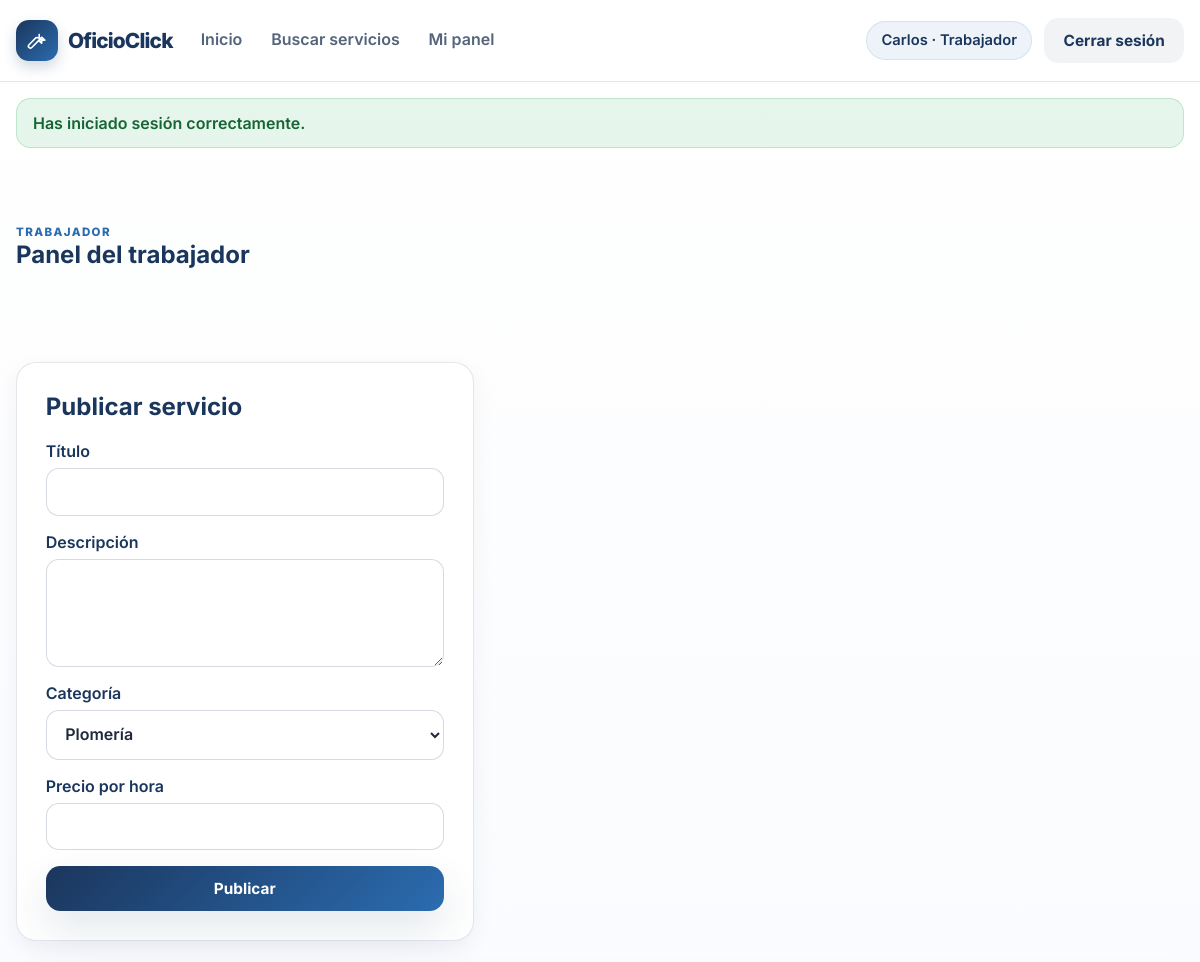
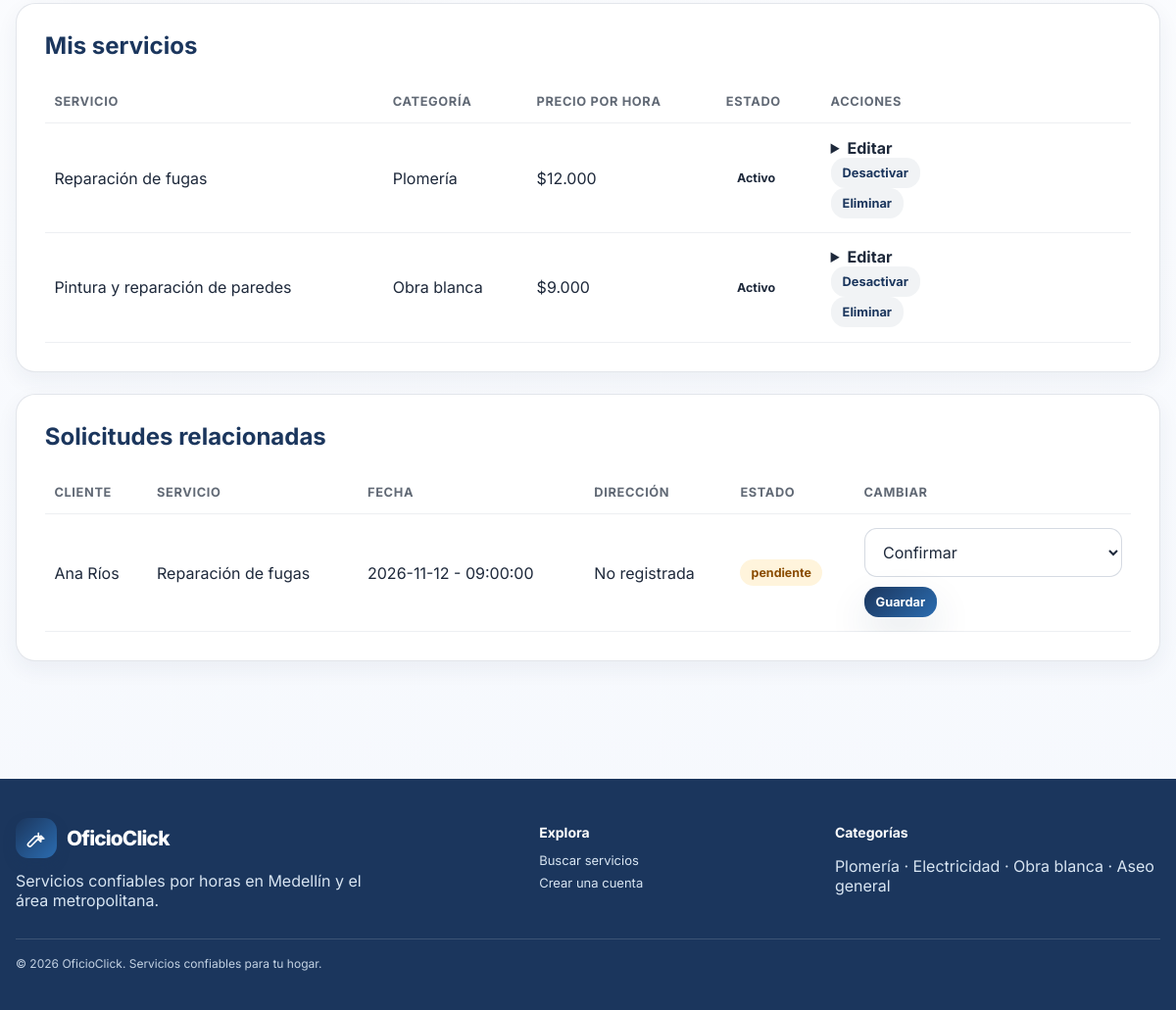
Page /index.php?page=worker-dashboard (signed in) on the committed database (2 pictures, top to bottom).
### tables this page shows
CREATE TABLE IF NOT EXISTS `servicio` (
  `id` INT UNSIGNED NOT NULL AUTO_INCREMENT,
  `trabajador_id` INT UNSIGNED NOT NULL,
  `categoria_id` INT UNSIGNED NOT NULL,
  `titulo` VARCHAR(150) NOT NULL,
  `descripcion` TEXT NOT NULL,
  `precio` DECIMAL(10,2) NOT NULL,
  `estado` ENUM('activo','inactivo') NOT NULL DEFAULT 'activo',
  `disponible` TINYINT(1) NOT NULL DEFAULT 1,
  `created_at` TIMESTAMP NOT NULL DEFAULT CURRENT_TIMESTAMP,
  `updated_at` TIMESTAMP NOT NULL DEFAULT CURRENT_TIMESTAMP ON UPDATE CURRENT_TIMESTAMP,
  PRIMARY KEY (`id`),
  KEY `idx_servicio_trabajador` (`trabajador_id`),
  KEY `idx_servicio_categoria` (`categoria_id`),
  CONSTRAINT `chk_servicio_precio` CHECK (`precio` > 0),
  CONSTRAINT `fk_servicio_trabajador` FOREIGN KEY (`trabajador_id`) REFERENCES `usuario` (`id`),
  CONSTRAINT `fk_servicio_categoria` FOREIGN KEY (`categoria_id`) REFERENCES `categoria` (`id`)
);

CREATE TABLE IF NOT EXISTS `categoria` (
  `id` INT UNSIGNED NOT NULL AUTO_INCREMENT,
  `nombre` VARCHAR(80) NOT NULL,
  PRIMARY KEY (`id`),
  UNIQUE KEY `uq_categoria_nombre` (`nombre`)
);

CREATE TABLE IF NOT EXISTS `reserva` (
  `id` INT UNSIGNED NOT NULL AUTO_INCREMENT,
  `cliente_id` INT UNSIGNED NOT NULL,
  `servicio_id` INT UNSIGNED NOT NULL,
  `fecha` DATE NOT NULL,
  `hora` TIME NOT NULL,
  `direccion_atencion` VARCHAR(255) DEFAULT NULL,
  `estado` ENUM('pendiente','confirmada','finalizada','cancelada') NOT NULL DEFAULT 'pendiente',
  `created_at` TIMESTAMP NOT NULL DEFAULT CURRENT_TIMESTAMP,
  PRIMARY KEY (`id`),
  KEY `idx_reserva_cliente` (`cliente_id`),
  KEY `idx_reserva_servicio` (`servicio_id`),
  CONSTRAINT `fk_reserva_cliente` FOREIGN KEY (`cliente_id`) REFERENCES `usuario` (`id`),
  CONSTRAINT `fk_reserva_servicio` FOREIGN KEY (`servicio_id`) REFERENCES `servicio` (`id`)
);

CREATE TABLE IF NOT EXISTS `usuario` (
  `id` INT UNSIGNED NOT NULL AUTO_INCREMENT,
  `rol_id` INT UNSIGNED NOT NULL,
  `ciudad_id` INT UNSIGNED DEFAULT NULL,
  `nombre` VARCHAR(100) NOT NULL,
  `apellido` VARCHAR(100) NOT NULL,
  `email` VARCHAR(150) NOT NULL,
  `telefono` VARCHAR(40) DEFAULT NULL,
  `documento_identidad` VARCHAR(30) DEFAULT NULL,
  `direccion` VARCHAR(255) DEFAULT NULL,
  `password_hash` VARCHAR(255) NOT NULL,
  `estado` ENUM('activo','inactivo','pendiente') NOT NULL DEFAULT 'activo',
  `created_at` TIMESTAMP NOT NULL DEFAULT CURRENT_TIMESTAMP,
  `updated_at` TIMESTAMP NOT NULL DEFAULT CURRENT_TIMESTAMP ON UPDATE CURRENT_TIMESTAMP,
  PRIMARY KEY (`id`),
  UNIQUE KEY `uq_usuario_email` (`email`),
  UNIQUE KEY `uq_usuario_documento` (`documento_identidad`),
  KEY `idx_usuario_rol` (`rol_id`),
  KEY `idx_usuario_ciudad` (`ciudad_id`),
  CONSTRAINT `fk_usuario_rol` FOREIGN KEY (`rol_id`) REFERENCES `rol` (`id`),
  CONSTRAINT `fk_usuario_ciudad` FOREIGN KEY (`ciudad_id`) REFERENCES `ciudad` (`id`)
);

### public/index.php (called while the page is built, shortened)
<?php
$page = $_GET['page'] ?? 'home';
$viewData = [];
switch ($page) {
    case 'worker-dashboard':
        $viewData['services'] = fetchUserServices((int) $_SESSION['user']['id']);
        $viewData['reservations'] = fetchReservationsForUser((int) $_SESSION['user']['id'], 'Trabajador');
        $viewData['categories'] = categoryOptions();
        break;
}
include __DIR__ . '/../views/layouts/base.php';

### app/helpers.php (called while the page is built, shortened)
<?php
function dbConnection(): ?mysqli
{
    static $connection = null;
    if (is_object($connection) && $connection instanceof mysqli) {
        return $connection;
    }
    try {
        $connection = @mysqli_connect(DB_HOST, DB_USER, DB_PASS, DB_NAME, DB_PORT);
    } catch (Throwable $e) {
        $connection = null;
        return null;
    }
    mysqli_set_charset($connection, 'utf8mb4');
    return $connection;
}
function e(string $value): string
{
    return htmlspecialchars($value ?? '', ENT_QUOTES, 'UTF-8');
}
function categoryOptions(): array
{
    $db = dbConnection();
    $result = mysqli_query(
        $db,
        "SELECT id, nombre FROM categoria
         WHERE nombre IN ('Plomería', 'Electricidad', 'Obra blanca', 'Aseo general')
         ORDER BY FIELD(nombre, 'Plomería', 'Electricidad', 'Obra blanca', 'Aseo general')"
    );
    $categories = [];
    while ($row = mysqli_fetch_assoc($result)) {
        $categories[] = $row;
    }
    return $categories;
}
function fetchReservationsForUser(int $userId, string $role, array $filters = []): array
{
    $db = dbConnection();
    if ($role === 'Cliente') {
        $sql = 'SELECT r.*, cal.id AS calificacion_id, s.titulo, s.precio, c.nombre AS category_name, u.nombre AS worker_name, u.apellido AS worker_lastname
                FROM reserva r
                INNER JOIN servicio s ON s.id = r.servicio_id
                INNER JOIN categoria c ON c.id = s.categoria_id
                INNER JOIN usuario u ON u.id = s.trabajador_id
                LEFT JOIN calificacion cal ON cal.reserva_id = r.id
                WHERE r.cliente_id = ? ORDER BY r.fecha DESC, r.hora DESC';
        $stmt = mysqli_prepare($db, $sql);
        mysqli_stmt_bind_param($stmt, 'i', $userId);
        mysqli_stmt_execute($stmt);
    } elseif ($role === 'Trabajador') {
        $sql = 'SELECT r.*, s.titulo, s.precio, c.nombre AS category_name, u.nombre AS client_name, u.apellido AS client_lastname
                FROM reserva r
                INNER JOIN servicio s ON s.id = r.servicio_id
                INNER JOIN categoria c ON c.id = s.categoria_id
                INNER JOIN usuario u ON u.id = r.cliente_id
                WHERE s.trabajador_id = ? ORDER BY r.fecha DESC, r.hora DESC';
        $stmt = mysqli_prepare($db, $sql);
        mysqli_stmt_bind_param($stmt, 'i', $userId);
        mysqli_stmt_execute($stmt);
    }
    $result = mysqli_stmt_get_result($stmt);
    $rows = [];
    while ($row = mysqli_fetch_assoc($result)) {
        $rows[] = $row;
    }
    return $rows;
}
function fetchUserServices(int $userId): array
{
    $db = dbConnection();
    $stmt = mysqli_prepare($db, 'SELECT s.*, c.nombre AS category_name FROM servicio s INNER JOIN categoria c ON c.id = s.categoria_id WHERE s.trabajador_id = ? ORDER BY s.created_at DESC');
    mysqli_stmt_bind_param($stmt, 'i', $userId);
    mysqli_stmt_execute($stmt);
    $result = mysqli_stmt_get_result($stmt);
    $rows = [];
    while ($row = mysqli_fetch_assoc($result)) {
        $rows[] = $row;
    }
    return $rows;
}
function formatMoney(float $amount): string
{
    return '$' . number_format($amount, 0, ',', '.');
}

### views/worker-dashboard.php (the view, shortened to what this page needs)
<section class="section">
    <div class="container dashboard-shell">
        <div class="section-header">
            <div>
                <span class="eyebrow">Trabajador</span>
                <h1>Panel del trabajador</h1>
            </div>
        </div>
        <div class="dashboard-grid">
            <div class="panel-card">
                <h2>Publicar servicio</h2>
                <form method="post" action="index.php" class="stacked-form">
                    <label>
                        Título
                        <input type="text" name="titulo" required>
                    </label>
                    <label>
                        Descripción
                        <textarea name="descripcion" rows="4" required></textarea>
                    </label>
                    <label>
                        Categoría
                        <select name="categoria" required>
                            <?php foreach ($categories as $category): ?>
                                <option value="<?php echo e($category['nombre']); ?>"><?php echo e($category['nombre']); ?></option>
                            <?php endforeach; ?>
                        </select>
                    </label>
                    <label>
                        Precio por hora
                        <input type="number" min="1" step="1000" name="precio" required>
                    </label>
                    <button class="btn btn-primary btn-block" type="submit">Publicar</button>
                </form>
            </div>
            <div class="panel-card wide-panel">
                <h2>Mis servicios</h2>
                <?php if (empty($services)): ?>
                    <div class="empty-state"><p>Aún no tienes servicios publicados.</p></div>
                <?php else: ?>
                    <div class="table-wrap">
                        <table>
                            <thead>
                                <tr>
                                    <th>Servicio</th>
                                    <th>Categoría</th>
                                    <th>Precio por hora</th>
                                    <th>Estado</th>
                                    <th>Acciones</th>
                                </tr>
                            </thead>
                            <tbody>
                                <?php foreach ($services as $service): ?>
                                    <tr>
                                        <td><?php echo e($service['titulo']); ?></td>
                                        <td><?php echo e($service['category_name']); ?></td>
                                        <td><?php echo formatMoney((float) $service['precio']); ?></td>
                                        <td><span class="status-badge status-<?php echo e(strtolower($service['estado'])); ?>"><?php echo e(ucfirst($service['estado'])); ?></span></td>
                                        <td>
                                            <details class="service-edit">
                                                <summary class="text-link">Editar</summary>
                                            </details>
                                            <form method="post" action="index.php" class="inline-form compact-inline">
                                                <button class="btn btn-secondary btn-small" type="submit"><?php echo $service['estado'] === 'activo' ? 'Desactivar' : 'Activar'; ?></button>
                                            </form>
                                            <form method="post" action="index.php" class="inline-form compact-inline" data-confirm="¿Eliminar este servicio? Si tiene reservas asociadas no se podrá borrar.">
                                                <button class="btn btn-secondary btn-small" type="submit">Eliminar</button>
                                            </form>
                                        </td>
                                    </tr>
                                <?php endforeach; ?>
                            </tbody>
                        </table>
                    </div>
                <?php endif; ?>
            </div>
        </div>
        <div class="panel-card full-width-panel">
            <h2>Solicitudes relacionadas</h2>
            <?php if (empty($reservations)): ?>
                <div class="empty-state"><p>No hay solicitudes asociadas a tus servicios.</p></div>
            <?php else: ?>
                <div class="table-wrap">
                    <table>
                        <thead>
                            <tr>
                                <th>Cliente</th>
                                <th>Servicio</th>
                                <th>Fecha</th>
                                <th>Dirección</th>
                                <th>Estado</th>
                                <th>Cambiar</th>
                            </tr>
                        </thead>
                        <tbody>
                            <?php foreach ($reservations as $reservation): ?>
                                <tr>
                                    <td><?php echo e($reservation['client_name'] . ' ' . $reservation['client_lastname']); ?></td>
                                    <td><?php echo e($reservation['titulo']); ?></td>
                                    <td><?php echo e($reservation['fecha']); ?> - <?php echo e($reservation['hora']); ?></td>
                                    <td><?php echo e($reservation['direccion_atencion'] ?? 'No registrada'); ?></td>
                                    <td><span class="status-badge status-<?php echo e(strtolower($reservation['estado'])); ?>"><?php echo e($reservation['estado']); ?></span></td>
                                    <td>
                                        <?php if (in_array($reservation['estado'], ['pendiente', 'confirmada'], true)): ?>
                                        <form method="post" action="index.php" class="inline-form compact-inline">
                                            <select name="status" class="compact-select">
                                                <?php if ($reservation['estado'] === 'pendiente'): ?>
                                                    <option value="confirmada">Confirmar</option>
                                                <?php elseif ($reservation['estado'] === 'confirmada'): ?>
                                                    <option value="finalizada">Finalizar</option>
                                                <?php endif; ?>
                                            </select>
                                            <button class="btn btn-small btn-primary" type="submit">Guardar</button>
                                        </form>
                                        <?php else: ?>
                                            <span class="muted-text">Sin acciones disponibles</span>
                                        <?php endif; ?>
                                    </td>
                                </tr>
                            <?php endforeach; ?>
                        </tbody>
                    </table>
                </div>
            <?php endif; ?>
        </div>
    </div>
</section>

### rows in the picture
servicio: titulo "Reparación de fugas", categoria.nombre "Plomería", precio "$12.000", estado "Activo", shows "Desactivar"
servicio: titulo "Pintura y reparación de paredes", categoria.nombre "Obra blanca", precio "$9.000", estado "Activo", shows "Desactivar"
reserva: cliente.apellido "Ana Ríos", servicio.titulo "Reparación de fugas", fecha "2026-11-12", hora "09:00:00", direccion_atencion "No registrada", estado "pendiente", status "Confirmar"

### other values in the picture
$_SESSION['user']['name'] "Carlos"
$_SESSION['user']['role'] "Trabajador"
$flash['message'] "Has iniciado sesión correctamente."
form field categoria "Plomería"
